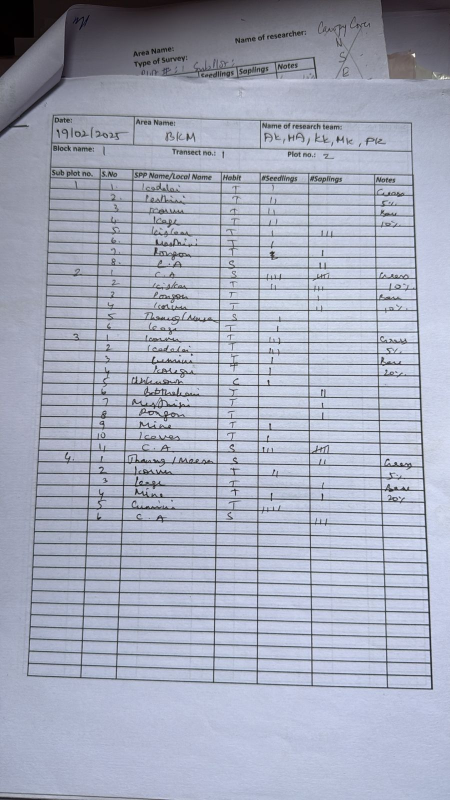
#> input picture form-viewer/assets/IMG-20250924-WA0001.jpg, 900 x 1600 px (shown at 1/2 size)
$ python -i template_id.py   (imports and definitions only)
#> lines starting #> are read from the running program, lines starting #| are printed output that depends on the picture; after the words box and inside, x2 and y2 are one past the last pixel; in counts of white or black regions, pixels touching at a corner belong together
#!/usr/bin/env python3
"""Template fingerprinting — "have we seen this form's layout before?"

Two filled copies of the same template share their PRINTED layer (rules,
labels) and differ only in ink. So a fingerprint built from the printed
structure identifies the template regardless of what was written on it.

Signature = the normalised positions of long horizontal/vertical rules,
plus coarse shape stats. Handwriting does not produce page-spanning straight
lines, so the signature is stable across fills.

Matching runs locally (no model, no network) — only the one-time template
INDUCTION needs a strong model, so the privacy claim stays: one form per
template type leaves the device, the rest never do.

Usage:
  python3 template_id.py fingerprint <image_or_pdf> [...]
  python3 template_id.py cluster <dir_of_form_dirs>
"""
import json, math, sys
from pathlib import Path

import numpy as np
from PIL import Image, ImageFilter

try:
    import cv2
except ImportError:
    cv2 = None


def _load_gray(path: Path, max_dim=1400):
#> called with max_dim = 1400
    p = Path(path)
    if p.suffix.lower() == ".pdf":
        import fitz
        doc = fitz.open(str(p))
        pm = doc[0].get_pixmap(matrix=fitz.Matrix(2, 2))
        img = Image.frombytes("RGB", (pm.width, pm.height), pm.samples)
        doc.close()
    else:
        img = Image.open(p).convert("RGB")
#> img is the input picture: PIL image 900x1600 RGB; mean R, G, B 164.7, 169.9, 187.3
    g = img.convert("L")
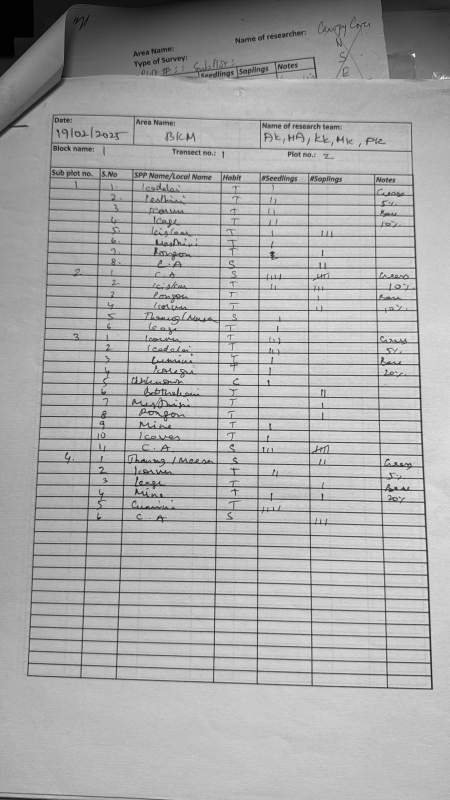
#> g: PIL image 900x1600 L (shown at 1/2 size); min 0, max 255, mean 170.4
    s = max_dim / max(g.size)
#> s = 0.875
    if s < 1:
        g = g.resize((int(g.width * s), int(g.height * s)), Image.LANCZOS)
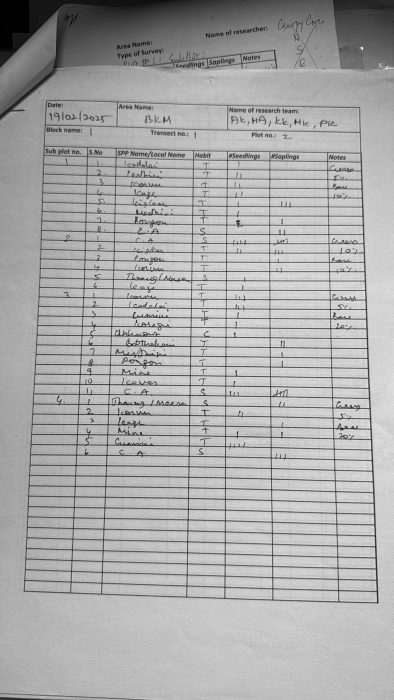
#> g: PIL image 787x1400 L (shown at 1/2 size); min 0, max 255, mean 170.4
    return np.asarray(g)


def _peaks(profile, min_frac=0.18, min_gap=3):
    """Locally-prominent peaks of a projection profile.

    An absolute coverage threshold fails on real forms: printed rules are often
    THIN and LIGHT (the partner's invoices, the pencil phenology sheet), so a
    fixed cut either misses them or floods on dark scans. Scale the threshold
    to the profile's own maximum and keep locally-dominant positions instead.
    """
    if profile.max() <= 0:
        return []
    p = profile / profile.max()
    thr = max(min_frac, float(np.median(p) + 3.0 * p.std()))
    idx = [i for i in range(len(p)) if p[i] >= thr]
    out, last = [], -99
    for i in idx:
        if i - last >= min_gap:
            out.append(i)
            last = i
        elif out and p[i] > p[out[-1]]:
            out[-1] = i
            last = i
    return out


def _rule_positions(gray):
    """Normalised positions of long horizontal and vertical rules."""
    if cv2 is None:
        return _rule_positions_numpy(gray)
    # local contrast normalisation first — phone photos have strong lighting
    # gradients that swamp a global threshold
    gray = cv2.createCLAHE(clipLimit=2.5, tileGridSize=(8, 8)).apply(gray)
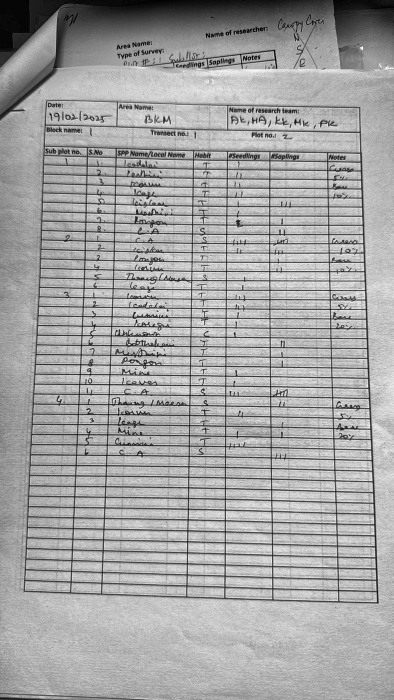
#> gray: shape (1400, 787) (shown at 1/2 size); min 0, max 255, mean 163.9
    bw = cv2.adaptiveThreshold(gray, 255, cv2.ADAPTIVE_THRESH_GAUSSIAN_C,
                               cv2.THRESH_BINARY_INV, 25, 10)
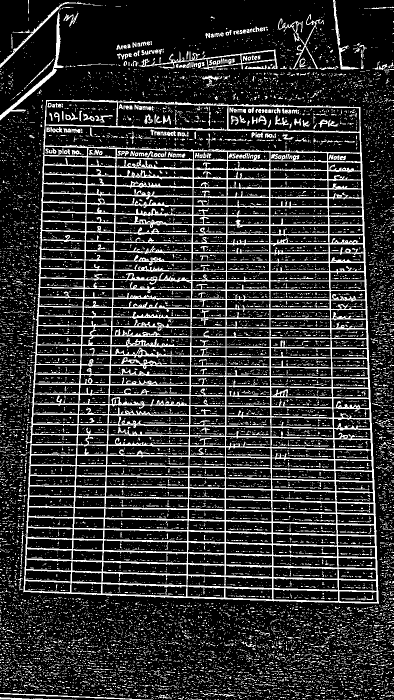
#> bw: shape (1400, 787) (shown at 1/2 size); 19.2% white; 13661 white regions (13071 under 20 px), largest, box (x1, y1, x2, y2) and area: (46, 199, 758, 1208) 128108, (0, 21, 128, 241) 1910, (277, 99, 555, 139) 1817
    h, w = bw.shape
#> h = 1400; w = 787
    out = {}
    for axis, key in ((1, "h"), (0, "v")):
        span = w if axis == 1 else h
        # keep only strokes that run a long way along `axis`
        k = (max(15, span // 20), 1) if axis == 1 else (1, max(15, span // 20))
        ker = cv2.getStructuringElement(cv2.MORPH_RECT, k)
        line = cv2.morphologyEx(bw, cv2.MORPH_OPEN, ker)
        prof = (line.sum(axis=axis) / 255.0) / span
        n = h if axis == 1 else w
        out[key] = sorted(float(i / n) for i in _peaks(prof))
#> this loop made 2 passes
#> pass 1, in _rule_positions, `line = cv2.morphologyEx(bw, cv2.MORPH_OPEN, ker)`:
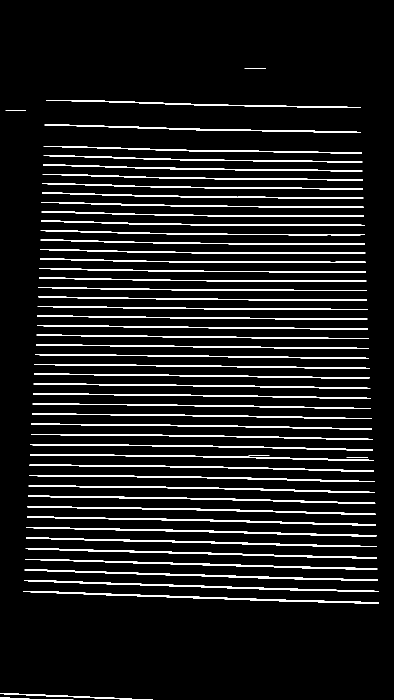
#> line: shape (1400, 787) (shown at 1/2 size); 8.1% white; 54 white regions, largest, box (x1, y1, x2, y2) and area: (46, 1182, 758, 1207) 2319, (48, 1161, 757, 1184) 2229, (49, 1139, 756, 1161) 2221
#> pass 2, in _rule_positions, `line = cv2.morphologyEx(bw, cv2.MORPH_OPEN, ker)`:
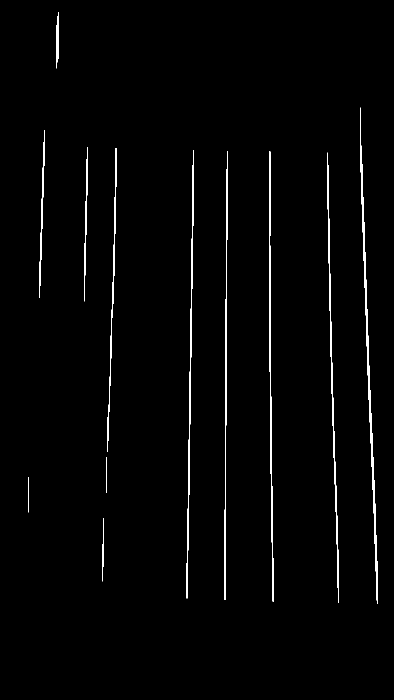
#> line: shape (1400, 787) (shown at 1/2 size); 1.5% white; 15 white regions, largest, box (x1, y1, x2, y2) and area: (720, 215, 755, 1208) 3416, (538, 302, 547, 1204) 2338, (655, 305, 677, 1206) 2302
#> after the loop, out = 2 items
    return out


# [70 lines left out: functions _longest_true_run, _bridge_gaps, _rule_positions_numpy, not called in this run]


def _dedupe(vals, tol=0.006):
    """Collapse adjacent detections of the same physical rule."""
    out = []
    for v in vals:
        if not out or v - out[-1] > tol:
            out.append(v)
        else:
            out[-1] = (out[-1] + v) / 2
    return out


def fingerprint(path):
    g = _load_gray(path)
    r = _rule_positions(g)
#> r = 2 items
    hs, vs = _dedupe(r["h"]), _dedupe(r["v"])
#> the loop in _dedupe, `for v in vals:` made 28 passes
#> v on passes 1 to 12: 0.269, 0.281, 0.295, 0.308, 0.321, 0.334, 0.347, 0.361, 0.374, 0.387, 0.401, 0.414
#> after the loop in _dedupe, `for v in vals:`: out = 28 values from 0.269 to 0.68
#> the loop in _dedupe (call 2), `for v in vals:` made 6 passes
#> v on passes 1 to 6: 0.48, 0.489, 0.573, 0.577, 0.686, 0.691
#> hs = 28 values from 0.269 to 0.68; vs = [0.48, 0.489, 0.575, 0.689]
    return {"path": str(path), "aspect": round(g.shape[1] / g.shape[0], 3),
            "n_h": len(hs), "n_v": len(vs), "h": [round(x, 4) for x in hs],
            "v": [round(x, 4) for x in vs]}


# [104 lines left out: functions _align_score, geometry_similarity, text_similarity, match, not called in this run]


# kept for the CLI clustering demo
def similarity(f1, f2):
    return geometry_similarity(f1, f2)


# [26 lines left out: function cluster, not called in this run]


# [7 lines not run here, left out]

>>> result = fingerprint('../../form-viewer/assets/IMG-20250924-WA0001.jpg')
#> result = 6 items
